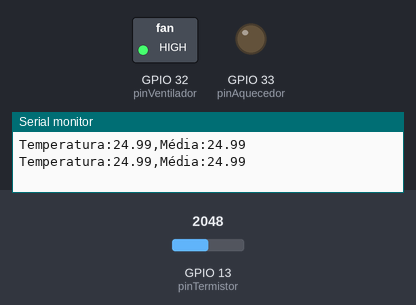
Simulated run of this sketch. Board: ESP32. Parts: switched loads named in the sketch (green lamp = pin HIGH), output pins drawn as LEDs (lit = HIGH), the last lines printed to the serial monitor. Inputs (shaded band) come from the test bench; at power-on: GPIO 13 (pinTermistor) = 2048.

Above: at 2.0 s.
2.1 s: GPIO 13 (pinTermistor) set to 1095
6.6 s: GPIO 13 (pinTermistor) set to 979
At 8.4 s:
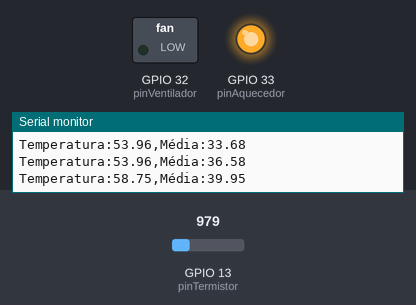
8.7 s: GPIO 13 (pinTermistor) set to 0
At 10.4 s:
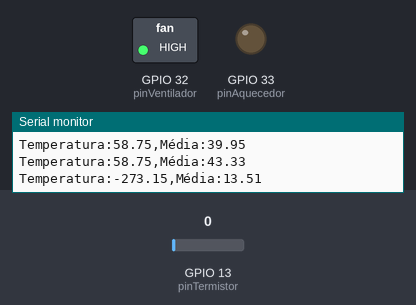
Timing chart, 0 to 11.9 s (numbered marks = the images above; inputs shaded):
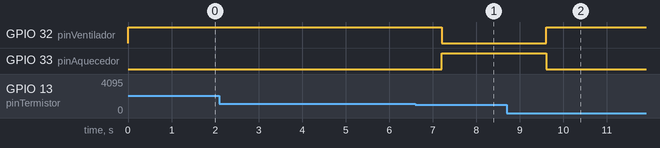

The sketch:

Termometro_NTC_ESP32.ino
```cpp
/******************************************************************************
             Utilize o Termistor NTC junto de um ESP32 como Termômetro

                          Criado em 06 de Maio de 2021
                                por Michel Galvão

  Eletrogate - Loja de Arduino \\ Robótica \\ Automação \\ Apostilas \\ Kits
                            https://www.eletrogate.com/
******************************************************************************/

// Definição dos pinos utilizados
#define pinTermistor 13
#define pinVentilador 32
#define pinAquecedor 33

// Variáveis Globais
const float setPoint = 37.7;


// Protótipo das Funções
float readTemperatureNTC(float resistenciaTermistor,
                         float resistenciaResistorSerie,
                         float voltageUc,
                         float Beta);
float getResistencia(int pin,
                     float voltageUc,
                     float adcResolutionUc,
                     float resistenciaEmSerie);
float calcularCoeficienteBetaTermistor();
float mediaDeVariavel(float variavel);

void setup() {
  Serial.begin(115200);
  pinMode(pinVentilador, OUTPUT);
  pinMode(pinAquecedor, OUTPUT);
  pinMode(pinTermistor, INPUT);
  digitalWrite(pinAquecedor, HIGH);
  digitalWrite(pinVentilador, HIGH);
}

void loop() {

  float resistencia = getResistencia(13, 3.3, 4095.0, 10000.0);
  float beta = calcularCoeficienteBetaTermistor();
  float temperatura = readTemperatureNTC(resistencia,
                                         10000.0,
                                         3.3,
                                         beta);

  Serial.print("Temperatura:");
  Serial.print(temperatura);

  Serial.print(",Média:");
  temperatura = mediaDeVariavel(temperatura);
  Serial.println(temperatura);

  if (temperatura > setPoint) {
    digitalWrite(pinAquecedor, HIGH);   // desliga aquecedor
    digitalWrite(pinVentilador, LOW);   // liga ventilador
    delay(200);
  } else if (temperatura < setPoint) {
    digitalWrite(pinAquecedor, LOW);    // liga aquecedor
    digitalWrite(pinVentilador, HIGH);  // desliga ventilador
    delay(200);
  } else {
    digitalWrite(pinAquecedor, HIGH);   // desliga aquecedor
    digitalWrite(pinVentilador, HIGH);  // desliga ventilador
    delay(200);
  }
  delay(1000);

}

/**
  Calcule a temperatura de um termistor através da equação de perâmetro Beta,
    informando como parâmetros o valor da resistência do Termistor (em OHM),
    o valor da resistência do resistor em série com o Termistor (em OHM),
    a tensão do Microcontrolador (em Volts), e o valor Beta do Termistor (em Kelvin).

    @param resistenciaTermistor - A resistência do Termistor.
    @param resistenciaResistorSerie - A resistência do Resistor que está
      ligado em série com o Termsitor.
    @param voltageUc - A tensão de trabalho do Microcontrolador.
    @param Beta - O valor Beta do Termistor.

    @return A temperatura em Graus Celsius.
*/
float readTemperatureNTC(float resistenciaTermistor,
                         float resistenciaResistorSerie,
                         float voltageUc,
                         float Beta) {
  // Constantes locais
  const double To = 298.15;    // Temperatura em Kelvin para 25 graus Celsius
  const double Ro = 10000.0;   // Resistência do termistor a 25 graus Celsius

  // Variáveis locais
  double Vout = 0; // Tensão lida da porta analógica do termistor.
  double Rt = 0; // Resistência lida da porta analógica.
  double T = 0; // Temperatura em Kelvin.
  double Tc = 0; // Temperatura em Graus Celsius.

  Vout = resistenciaResistorSerie /
         (resistenciaResistorSerie + resistenciaTermistor) *
         voltageUc; // Cálculo da tensão lida da porta analógica do termistor.

  Rt = resistenciaResistorSerie * Vout /
       (voltageUc - Vout); // Cálculo da resistência da porta analógica.
  T = 1 /
      (
        1 / To + log(Rt / Ro) / Beta
      ); // Aplicação da equação de parâmetro Beta para obtenção da Temperatura em Kelvin.

  Tc = T - 273.15; // Conversão de Kelvin para Celsius.
  return Tc;
}

/**
  Calcule o valor Beta de um termistor, com os valores de resistência (RT1 e RT2)
    obtidos do datasheet nas temperaturas correspondentes (T1 e T2).

  @return O valor Beta.
*/
float calcularCoeficienteBetaTermistor() {
  float beta;
  const float T1 = 273.15;  // valor de temperatura 0º C convertido em Kelvin.
  const float T2 = 373.15;  // valor de temperatura 100º C convertido em Kelvin.
  const float RT1 = 27.219; // valor da resistência (em ohm) na temperatura T1.
  const float RT2 = 0.974;  // valor da resistência (em ohm) na temperatura T2.
  beta = (log(RT1 / RT2)) / ((1 / T1) - (1 / T2));  // cálculo de beta.
  return beta;
}

/**
  Obtém a resistência de uma porta analógica informada do microcontrolador. Para isso,
  deve-se estar conectado  um resistor em série na montagem de um divisor de tensão.

  @param pin - O pino da porta à ser medida a resistência.
  @param voltageUc - A tensão nominal do microcontrolador.
  @param adcResolutionUc - O valor máximo da saída do
    ADC (Arduino UNO = 1024.0 | ESP32 = 4095.0).
  @param resistenciaEmSerie - A resistência do resistor em série ao qual
    está conectado à porta analógica.

  @return a resistência, em OHM, obtida.
*/
float getResistencia(int pin, float voltageUc, float adcResolutionUc, float resistenciaEmSerie) {
  float resistenciaDesconhecida = 0;

  resistenciaDesconhecida =
    resistenciaEmSerie *
    (voltageUc /
     (
       (analogRead(pin) * voltageUc) /
       adcResolutionUc
     ) - 1
    );

  return resistenciaDesconhecida;
}

/**
  Calcula a média de uma varável qualquer.

  @param variavel - O valor da variável à ser feita a média.

  @return a média da variável.
*/
float mediaDeVariavel(float variavel) {
  const int qtdLeituras = 10;

  static bool fistExecution = true;  // é a primeira execução do algoritmo de média?
  static float readings[qtdLeituras];  // as leituras da variável
  static int readIndex = 0;            // o índice da leitura atual
  static float total = 0;              // o total de corrida
  float average = 0;                   // a média

  if (fistExecution == true) { // se for a primeira execução do algoritmo de média, ...
    for (int thisReading = 0; thisReading < qtdLeituras; thisReading++) { // Preenche todo o array das leituras da variável com o valor inicial da variável
      readings[thisReading] = variavel;
    }
    total = variavel * qtdLeituras; // faz a soma de todos os valores do array de média
    fistExecution = false; //
  }


  total = total - readings[readIndex]; // subtrai a última leitura

  // define o valor atua ldo array com o valor da variável:
  readings[readIndex] = variavel;
  // some a leitura ao total:
  total = total + readings[readIndex];
  // avançar para a próxima posição no array:
  readIndex = readIndex + 1;

  // se estivermos no final do array, ...
  if (readIndex >= qtdLeituras) {
    // ...volta para o início do array:
    readIndex = 0;
  }

  // calcula a média:
  average = total / qtdLeituras;
  return average;
}
```

Measured:
- the behaviour switches between 1026 and 1025 on GPIO 13 (pinTermistor) (found by bisection; images 0 and 1)
- after the input at 8.7 s, GPIO 32 (pinVentilador): LOW → HIGH after 0.90 s; GPIO 33 (pinAquecedor): HIGH → LOW after 0.90 s
